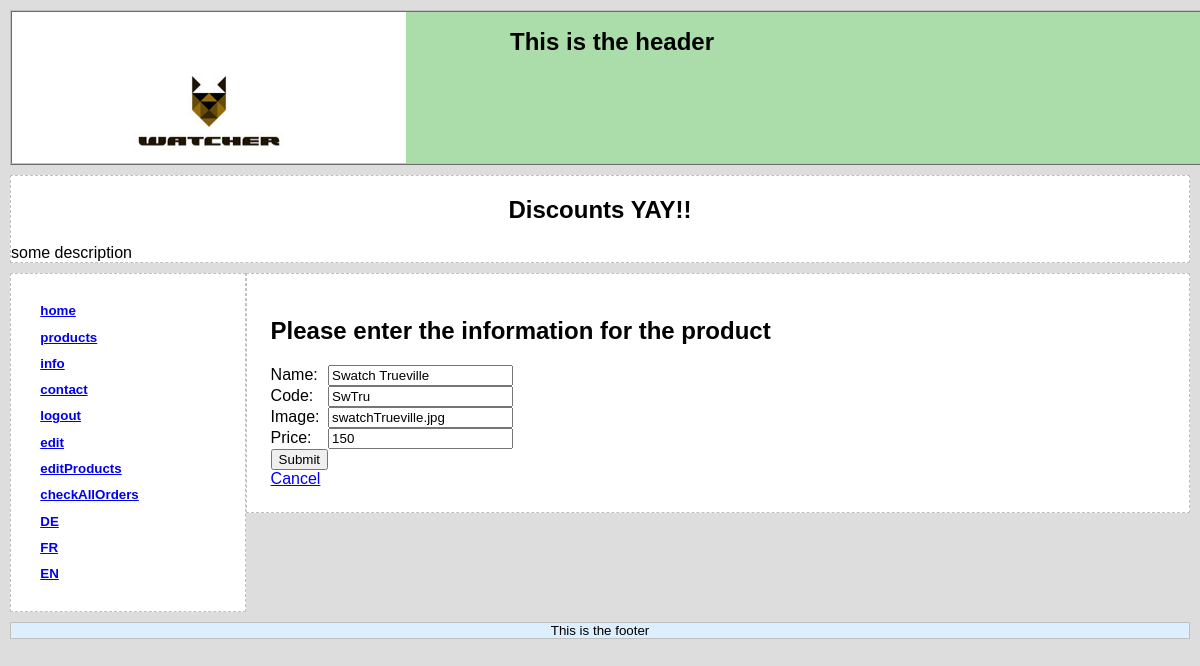
Page /index.php?controller=admin&action=editProductView&id=1 (signed in) on the committed database.
### tables this page shows
CREATE TABLE `tbl_product` (
  `id` int(8) NOT NULL,
  `name` varchar(255) NOT NULL,
  `code` varchar(255) NOT NULL,
  `image` text NOT NULL,
  `price` double(10,2) NOT NULL
);

### view/View.class.php (called while the page is built, shortened)
<?php
class View {
	private $controller;
	public function __construct(Controller $controller) {
		$this->controller = $controller;
	}
	public function render($tpl) {
		$data = $this->controller->getData();
		include  __DIR__ ."/main.php";
	}
}

### controller/Controller.class.php (called while the page is built, shortened)
<?php
require_once 'autoloader.php';
abstract class Controller {
	protected $data = [];
    public function getData(){
		return $this->data;
    }
}

### model/Product.class.php (called while the page is built, shortened)
<?php
require_once 'autoloader.php';
class Product{
    public $name;
    public $code;
    public $image;
    public $price;
    private $db;
    function __construct(){
        $this->db = new DB();
    }
    public function getName(){
        return $this->name;
    }
    public function getCode(){
        return $this->code;
    }
    public function getImage(){
        return $this->image;
    }
    public function getPrice(){
        return $this->price;
    }
    public function setName($name){
        $this->name=$name;
    }
    public function setCode($code){
        $this->code=$code;
    }
    public function setImage($image){
        $this->image = $image;
    }
    public function setPrice($price){
        $this->price = $price;
    }
    static function getById($id){
        $instance = new self();
        $instance->loadById($id);
        return $instance;
    }
    protected function loadById($id){
        $query = "select * from tbl_product where ID=?";
        $result = $this->db->getDBResult($query, array(array(
            "param_type" => "s",
            "param_value" => $id
        )));
    }
}

### lib/DB.class.php (called while the page is built, shortened)
<?php
class DB {
	private $host = "localhost";
	private $user = "root";
	private $password = "";
	private $database = "watcher";
	private $conn;
	function __construct() {
		$this->conn = $this->connectDB();
	}
	function connectDB() {
		$conn = mysqli_connect($this->host,$this->user,$this->password,$this->database);
		return $conn;
	}
	function getDBResult($query, $params = array())
    {
        $sql_statement = $this->conn->prepare($query);
        $sql_statement->execute();
        $result = $sql_statement->get_result();
        if ($result->num_rows > 0) {
            while ($row = $result->fetch_assoc()) {
                $resultset[] = $row;
            }
        }
        if (! empty($resultset)) {
            return $resultset;
        }
    }
}

### controller/AdminController.class.php (called while the page is built, shortened)
<?php
require_once 'autoloader.php';
class AdminController extends Controller{
    public function editProductView(Request $request){
        $id=$request->getParameter("id", 0);
        try{
            $product= Product::getById($id);
        }catch(Exception $ex){
            $this->message = "Id to edit not found";
            return "editProducts";
        }
        return "editForm";
    }
}

### autoloader.php (called while the page is built, shortened)
<?php
spl_autoload_register(function($class_name){
	$dirs = [
		'lib/',
		'controller/',
		'model/',
		'mailer/',
		'view/'
	];
	foreach($dirs as $dir) {
		$file = __DIR__."/$dir$class_name.class.php";
		if(file_exists($file)) {
			break;
		}
	}
});

### view/editForm.php (the view, shortened to what this page needs)
<?php
    if(isset($data)&&sizeof($data)>0){
        $product = $data[0];
    }
?>
<h1> Please enter the information for the product</h1>
<form action="index.php?controller=admin&action=saveProduct" method="post">
    <p><label for="na">Name: </label><input id="na" name="name" value="<?php echo isset($product)?$product->getName():""; ?>" required/></p>
    <p><label for="co">Code: </label><input id="co" name="code" value="<?php echo isset($product)?$product->getCode():""; ?>" required/></p>
    <p><label for="img">Image: </label><input id="img" name="img" value="<?php echo isset($product)?$product->getImage():""; ?>" required/></p>
    <p><label for="pr">Price: </label><input id="pr" name="price" value="<?php echo isset($product)?$product->getPrice():""; ?>" pattern="^\d+.\d{0,2}$" required/></p>
    <p><input type="submit" /></p>
</form>
<a href='index.php?controller=admin&action=editProducts'>Cancel<a/>

### Style/style.css (style rules this page uses)
body { color: black; background-color: #DDD; font-family: Helvetica,Arial,sans-serif; margin: 0; padding: 0; }
section p { font-size: 12pt; margin: 3mm 0; }
form { display: table; }
p { display: table-row; }
label { display: table-cell; }
input { display: table-cell; }

### rows in the picture
tbl_product: name "Swatch Trueville", code "SwTru", img "swatchTrueville.jpg", price "150"

### other values in the picture
$nav["actionCall"] "home"
$nav["actionCall"] "products"
$nav["actionCall"] "info"
$nav["actionCall"] "contact"
$nav["actionCall"] "logout"
$nav["actionCall"] "edit"
$nav["actionCall"] "editProducts"
$nav["actionCall"] "checkAllOrders"
$lang "DE"
$lang "FR"
$lang "EN"
